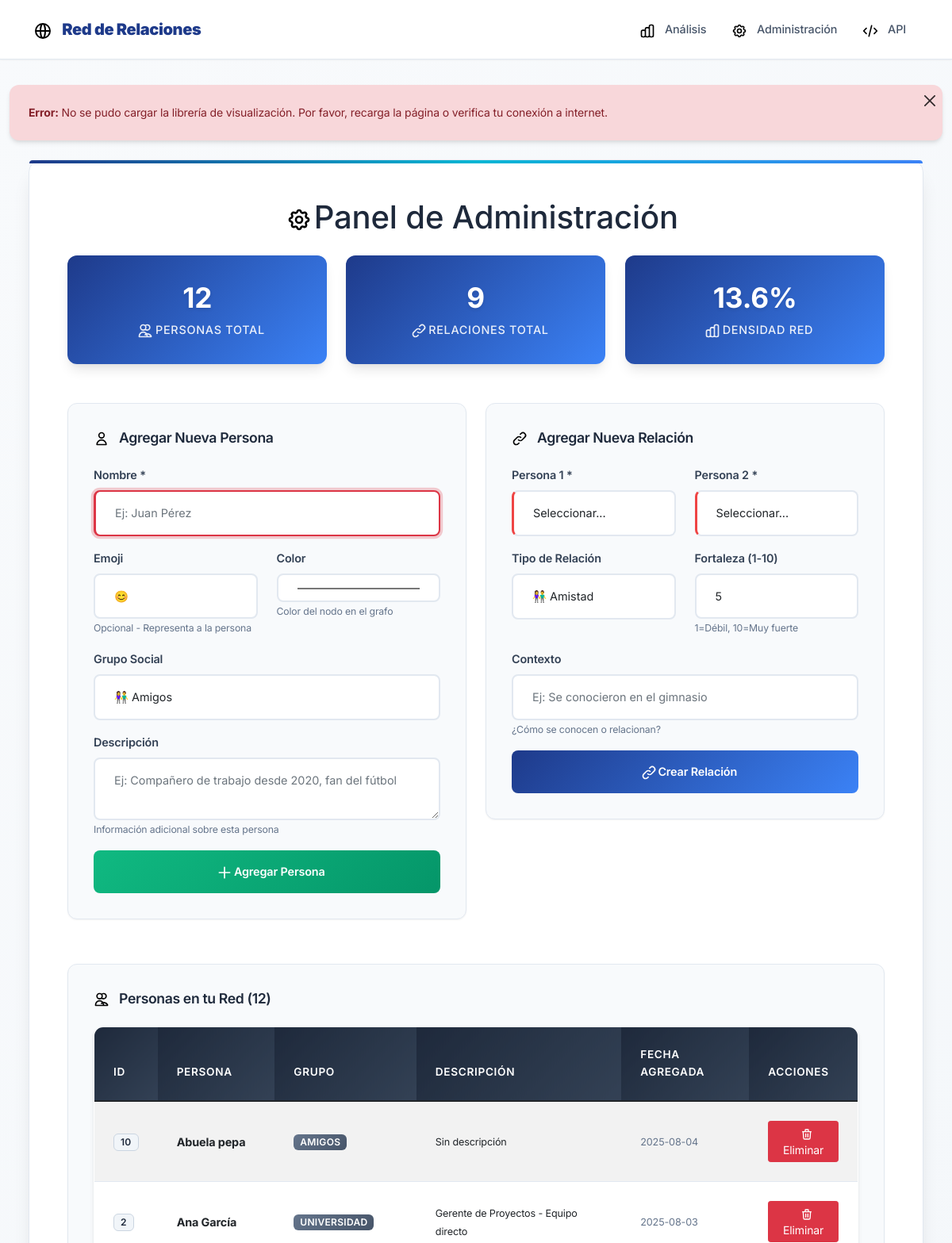
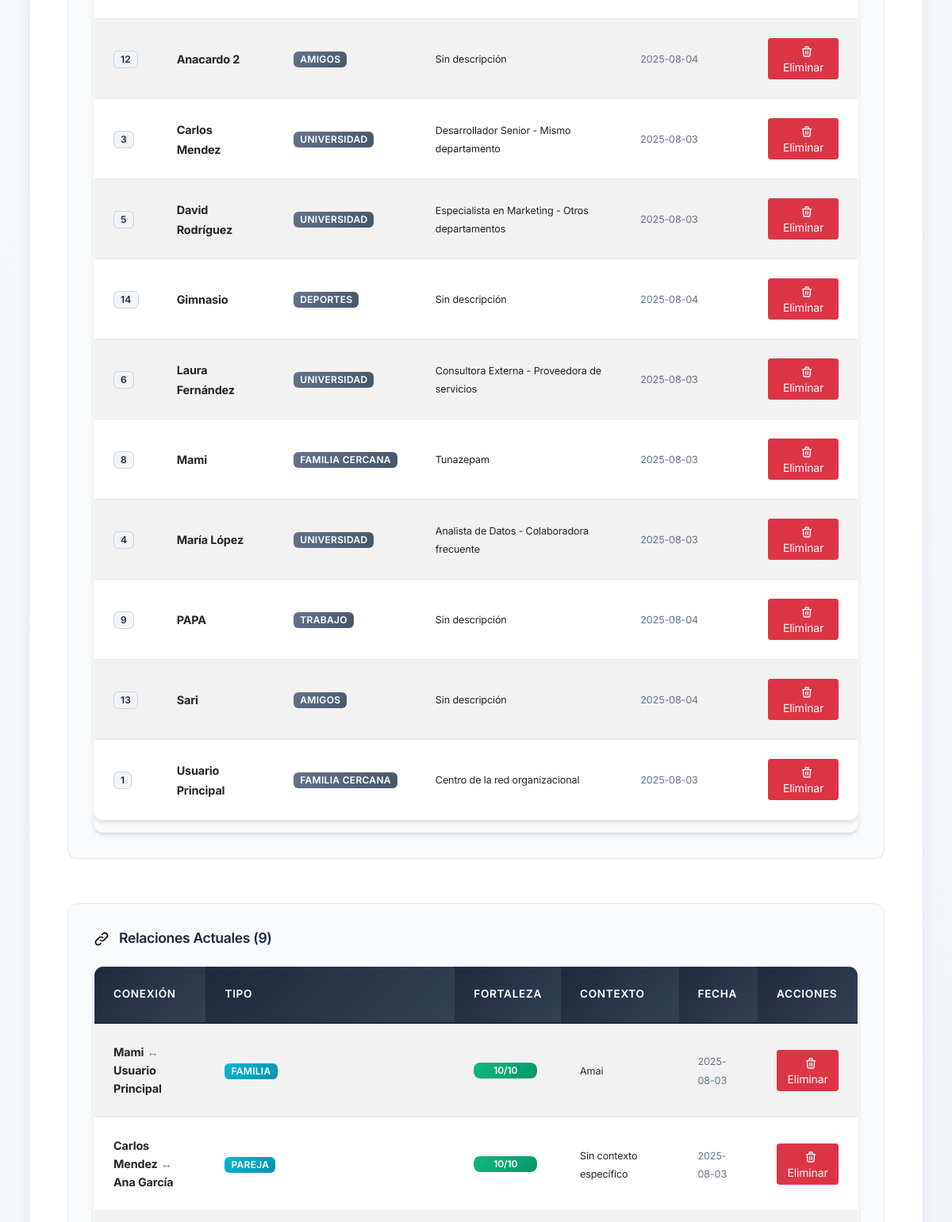
/admin (upper part), run on an earlier commit of the app's database (2 pictures, top to bottom).
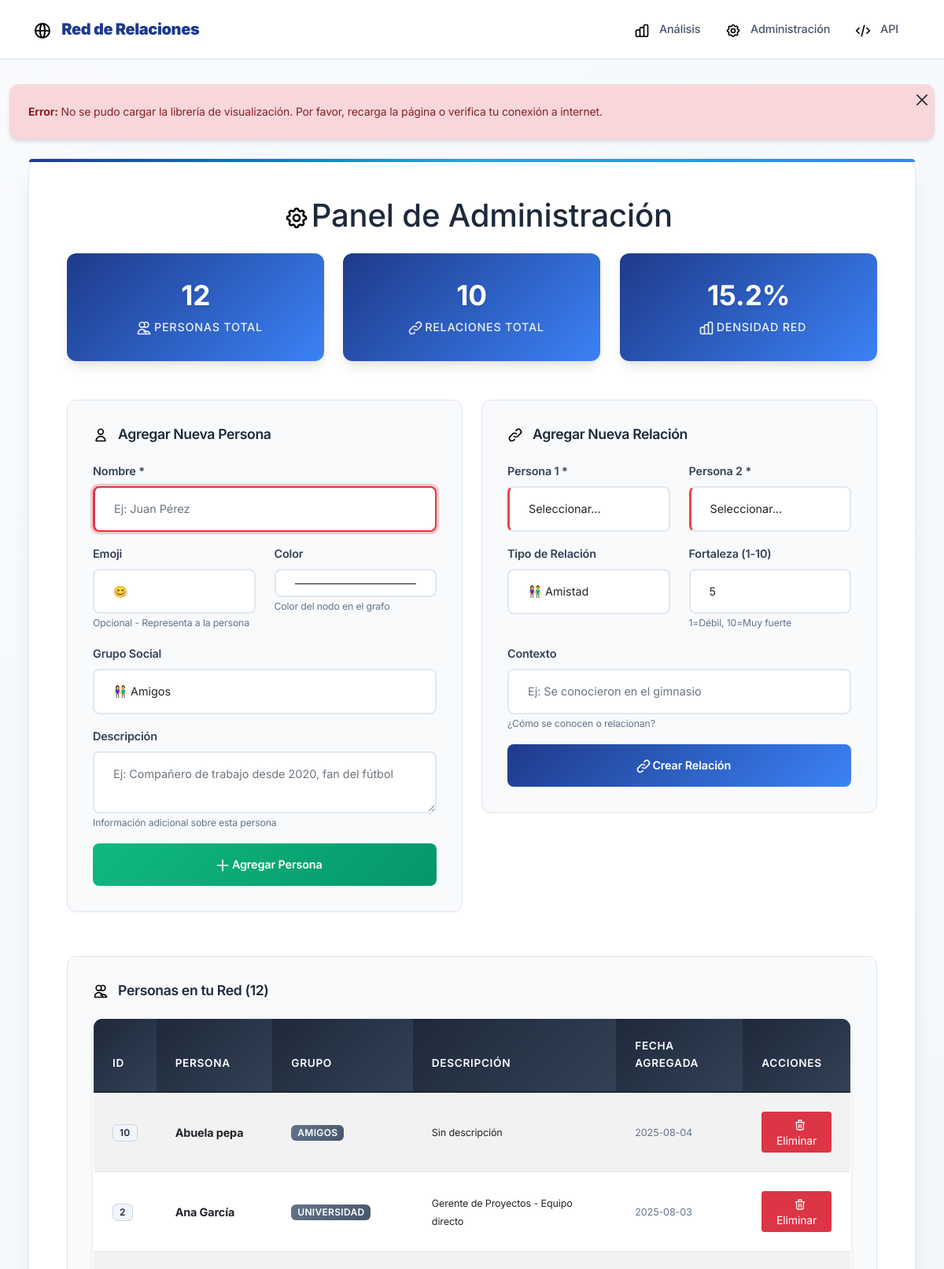
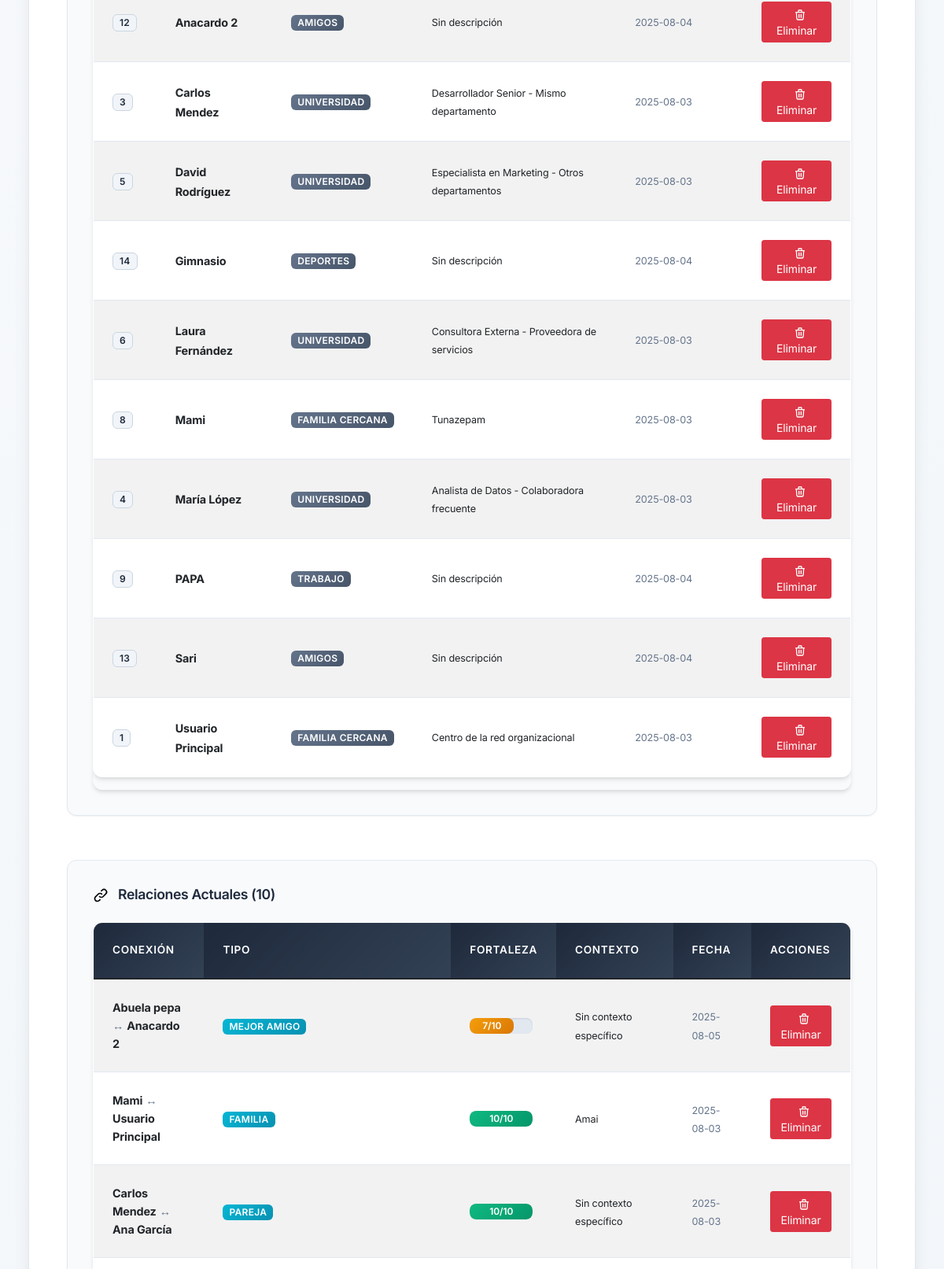
And on a later commit of the database (2 pictures, top to bottom).
### tables this page shows
CREATE TABLE personas (
            id INTEGER PRIMARY KEY AUTOINCREMENT,
            nombre TEXT NOT NULL UNIQUE,
            icono TEXT DEFAULT 'user',
            grupo TEXT DEFAULT 'contactos',
            color TEXT DEFAULT '#3b82f6',
            descripcion TEXT,
            fecha_creacion TIMESTAMP DEFAULT CURRENT_TIMESTAMP
        );

CREATE TABLE relaciones (
            id INTEGER PRIMARY KEY AUTOINCREMENT,
            persona1_id INTEGER,
            persona2_id INTEGER,
            tipo TEXT DEFAULT 'profesional',
            fortaleza INTEGER DEFAULT 5,
            contexto TEXT,
            fecha_creacion TIMESTAMP DEFAULT CURRENT_TIMESTAMP,
            FOREIGN KEY (persona1_id) REFERENCES personas (id),
            FOREIGN KEY (persona2_id) REFERENCES personas (id),
            UNIQUE(persona1_id, persona2_id)
        );

### mi_red_social/app.py (the view)
@app.route('/admin')
def admin():
    conn = get_db_connection()
    personas = conn.execute('SELECT * FROM personas ORDER BY nombre').fetchall()
    relaciones = conn.execute('''
        SELECT r.*, p1.nombre as persona1_nombre, p2.nombre as persona2_nombre
        FROM relaciones r
        JOIN personas p1 ON r.persona1_id = p1.id
        JOIN personas p2 ON r.persona2_id = p2.id
        ORDER BY r.fecha_creacion DESC
    ''').fetchall()
    conn.close()
    return render_template('admin.html', personas=personas, relaciones=relaciones)

### mi_red_social/app.py (called while the page is built)
def get_db_connection():
    conn = sqlite3.connect(DATABASE)
    conn.row_factory = sqlite3.Row
    return conn

### mi_red_social/templates/admin.html (shortened to what this page needs)
{% extends "base.html" %}
{% block content %}
<div class="main-container">
    <h1 class="text-center mb-4">
        <i class="icon icon-settings icon-xl"></i>
        Panel de Administración
    </h1>
    <div class="row mb-4">
        <div class="col-md-4">
            <div class="stats-card">
                <h3>{{ personas|length }}</h3>
                <p class="mb-0">
                    <i class="icon icon-users icon-white"></i>
                    Personas Total
                </p>
            </div>
        </div>
        <div class="col-md-4">
            <div class="stats-card">
                <h3>{{ relaciones|length }}</h3>
                <p class="mb-0">
                    <i class="icon icon-connections icon-white"></i>
                    Relaciones Total
                </p>
            </div>
        </div>
        <div class="col-md-4">
            <div class="stats-card">
                <h3>{{ ((relaciones|length / ((personas|length * (personas|length - 1)) / 2)) * 100)|round(1) if personas|length > 1 else 0 }}%</h3>
                <p class="mb-0">
                    <i class="icon icon-chart icon-white"></i>
                    Densidad Red
                </p>
            </div>
        </div>
    </div>
    <div class="row">
        <div class="col-md-6">
            <div class="admin-panel">
                <h4>
                    <i class="icon icon-user"></i>
                    Agregar Nueva Persona
                </h4>
                <form method="POST" action="{{ url_for('agregar_persona') }}">
                    <div class="mb-3">
                        <label class="form-label">Nombre *</label>
                        <input type="text" class="form-control" name="nombre" required placeholder="Ej: Juan Pérez">
                    </div>
                    <div class="row">
                        <div class="col-md-6">
                            <label class="form-label">Emoji</label>
                            <input type="text" class="form-control" name="emoji" placeholder="😊" maxlength="2">
                            <small class="text-muted">Opcional - Representa a la persona</small>
                        </div>
                        <div class="col-md-6">
                            <label class="form-label">Color</label>
                            <input type="color" class="form-control" name="color" value="#4ecdc4">
                            <small class="text-muted">Color del nodo en el grafo</small>
                        </div>
                    </div>
                    <div class="mb-3 mt-3">
                        <label class="form-label">Grupo Social</label>
                        <select class="form-control" name="grupo">
                            <option value="amigos">👫 Amigos</option>
                        </select>
                    </div>
                    <div class="mb-3">
                        <label class="form-label">Descripción</label>
                        <textarea class="form-control" name="descripcion" rows="2" placeholder="Ej: Compañero de trabajo desde 2020, fan del fútbol"></textarea>
                        <small class="text-muted">Información adicional sobre esta persona</small>
                    </div>
                    <button type="submit" class="btn btn-success btn-custom w-100">
                        <i class="icon icon-plus icon-white"></i>
                        Agregar Persona
                    </button>
                </form>
            </div>
        </div>
        <div class="col-md-6">
            <div class="admin-panel">
                <h4>
                    <i class="icon icon-link"></i>
                    Agregar Nueva Relación
                </h4>
                <form method="POST" action="{{ url_for('agregar_relacion') }}">
                    <div class="row">
                        <div class="col-md-6">
                            <label class="form-label">Persona 1 *</label>
                            <select class="form-control" name="persona1_id" required>
                                <option value="">Seleccionar...</option>
                            </select>
                        </div>
                        <div class="col-md-6">
                            <label class="form-label">Persona 2 *</label>
                            <select class="form-control" name="persona2_id" required>
                                <option value="">Seleccionar...</option>
                            </select>
                        </div>
                    </div>
                    <div class="row mt-3">
                        <div class="col-md-6">
                            <label class="form-label">Tipo de Relación</label>
                            <select class="form-control" name="tipo">
                                <option value="amistad">👫 Amistad</option>
                            </select>
                        </div>
                        <div class="col-md-6">
                            <label class="form-label">Fortaleza (1-10)</label>
                            <input type="number" class="form-control" name="fortaleza" min="1" max="10" value="5">
                            <small class="text-muted">1=Débil, 10=Muy fuerte</small>
                        </div>
                    </div>
                    <div class="mb-3 mt-3">
                        <label class="form-label">Contexto</label>
                        <input type="text" class="form-control" name="contexto" placeholder="Ej: Se conocieron en el gimnasio">
                        <small class="text-muted">¿Cómo se conocen o relacionan?</small>
                    </div>
                    <button type="submit" class="btn btn-primary btn-custom w-100">
                        <i class="icon icon-link icon-white"></i>
                        Crear Relación
                    </button>
                </form>
            </div>
        </div>
    </div>
    <div class="row mt-4">
        <div class="col-12">
            <div class="admin-panel">
                <h4>
                    <i class="icon icon-users"></i>
                    Personas en tu Red ({{ personas|length }})
                </h4>
                <div class="table-responsive">
                    <table class="table table-striped table-hover">
                        <thead class="table-dark">
                            <tr>
                                <th>ID</th>
                                <th>Persona</th>
                                <th>Grupo</th>
                                <th>Descripción</th>
                                <th>Fecha Agregada</th>
                                <th>Acciones</th>
                            </tr>
                        </thead>
                        <tbody>
                            {% for persona in personas %}
                            <tr>
                                <td><span class="badge bg-light text-dark">{{ persona.id }}</span></td>
                                <td>
                                    <strong>{{ persona.nombre }}</strong>
                                </td>
                                <td>
                                    <span class="badge bg-secondary">{{ persona.grupo.replace('_', ' ').title() }}</span>
                                </td>
                                <td>
                                    <small>{{ persona.descripcion or 'Sin descripción' }}</small>
                                </td>
                                <td>
                                    <small class="text-muted">{{ persona.fecha_creacion[:10] if persona.fecha_creacion else 'N/A' }}</small>
                                </td>
                                <td>
                                    {% if persona.nombre != 'Tú' %}
                                    <a href="{{ url_for('eliminar_persona', persona_id=persona.id) }}"
                                       class="btn btn-sm btn-danger"
                                       onclick="return confirm('¿Estás seguro de eliminar a {{ persona.nombre }}? Se eliminarán también todas sus relaciones.')">
                                       <i class="icon icon-trash icon-white icon-sm"></i>
                                       Eliminar
                                    </a>
                                    {% else %}
                                    <span class="badge bg-warning text-dark">
                                        <i class="icon icon-crown icon-sm"></i>
                                        Centro de la Red
                                    </span>
                                    {% endif %}
                                </td>
                            </tr>
                            {% endfor %}
                        </tbody>
                    </table>
                </div>
            </div>
        </div>
    </div>
    <div class="row mt-4">
        <div class="col-12">
            <div class="admin-panel">
                <h4>
                    <i class="icon icon-connections"></i>
                    Relaciones Actuales ({{ relaciones|length }})
                </h4>
                <div class="table-responsive">
                    <table class="table table-striped table-hover">
                        <thead class="table-dark">
                            <tr>
                                <th>Conexión</th>
                                <th>Tipo</th>
                                <th>Fortaleza</th>
                                <th>Contexto</th>
                                <th>Fecha</th>
                                <th>Acciones</th>
                            </tr>
                        </thead>
                        <tbody>
                            {% for relacion in relaciones %}
                            <tr>
                                <td>
                                    <strong>{{ relacion.persona1_nombre }}</strong>
                                    <span class="text-muted">↔</span>
                                    <strong>{{ relacion.persona2_nombre }}</strong>
                                </td>
                                <td>
                                    <span class="badge bg-info">{{ relacion.tipo.replace('_', ' ').title() }}</span>
                                </td>
                                <td>
                                    <div class="progress" style="height: 20px; width: 80px;">
                                        <div class="progress-bar{% if relacion.fortaleza >= 8 %} bg-success{% elif relacion.fortaleza >= 6 %} bg-warning{% elif relacion.fortaleza >= 4 %} bg-info{% else %} bg-secondary{% endif %}" style="width: {{ relacion.fortaleza * 10 }}%;">
                                            {{ relacion.fortaleza }}/10
                                        </div>
                                    </div>
                                </td>
                                <td>
                                    <small>{{ relacion.contexto or 'Sin contexto específico' }}</small>
                                </td>
                                <td>
                                    <small class="text-muted">{{ relacion.fecha_creacion[:10] if relacion.fecha_creacion else 'N/A' }}</small>
                                </td>
                                <td>
                                    <a href="{{ url_for('eliminar_relacion', relacion_id=relacion.id) }}"
                                       class="btn btn-sm btn-danger"
                                       onclick="return confirm('¿Eliminar la relación entre {{ relacion.persona1_nombre }} y {{ relacion.persona2_nombre }}?')">
                                       <i class="icon icon-trash icon-white icon-sm"></i>
                                       Eliminar
                                    </a>
                                </td>
                            </tr>
                            {% endfor %}
                        </tbody>
                    </table>
                </div>
            </div>
        </div>
    </div>
</div>
{% endblock %}

### mi_red_social/templates/base.html (shortened to what this page needs)
<!DOCTYPE html>
<html lang="es">
<head>
    <link href="https://cdn.jsdelivr.net/npm/bootstrap@5.1.3/dist/css/bootstrap.min.css" rel="stylesheet">
    <link rel="stylesheet" type="text/css" href="https://unpkg.com/vis-network/standalone/umd/vis-network.min.css" />
    <link rel="stylesheet" type="text/css" href="{{ url_for('static', filename='css/base.css') }}">
    <link rel="stylesheet" type="text/css" href="{{ url_for('static', filename='css/index.css') }}">
    <link rel="stylesheet" type="text/css" href="{{ url_for('static', filename='css/group-controls.css') }}">
    <link rel="stylesheet" type="text/css" href="{{ url_for('static', filename='css/accessibility.css') }}">
    <link rel="stylesheet" type="text/css" href="{{ url_for('static', filename='css/bubble-contaiment-fix.css') }}">
</head>
<body>
    <nav class="navbar navbar-expand-lg navbar-light navbar-custom" role="navigation" aria-label="Navegación principal">
        <div class="container">
            <a class="navbar-brand" href="{{ url_for('index') }}" aria-label="Ir a la página principal">
                <i class="icon icon-network icon-lg" aria-hidden="true"></i>
                <strong>Red de Relaciones</strong>
            </a>
            <div class="navbar-nav ms-auto">
                <a class="nav-link" href="{{ url_for('index') }}" aria-label="Ir al análisis de red">
                    <i class="icon icon-chart" aria-hidden="true"></i>
                    Análisis
                </a>
                <a class="nav-link" href="{{ url_for('admin') }}" aria-label="Ir a la administración">
                    <i class="icon icon-settings" aria-hidden="true"></i>
                    Administración
                </a>
                <a class="nav-link" href="/api/grafo" target="_blank" aria-label="Abrir API en nueva ventana">
                    <i class="icon icon-code" aria-hidden="true"></i>
                    API
                </a>
            </div>
        </div>
    </nav>
    <div class="container-fluid">
        <main id="main-content" tabindex="-1">
            {% block content %}{% endblock %}
        </main>
    </div>
</body>
</html>

### mi_red_social/static/css/index.css (style rules this page uses)
html, body { overflow-x: hidden !important; max-width: 100vw !important; box-sizing: border-box !important; }
*, *::before, *::after { box-sizing: border-box !important; }
body { width: 100% !important; margin: 0 !important; padding: 0 !important; }

### mi_red_social/static/css/accessibility.css (style rules this page uses)
.icon { aria-hidden: true; }
.text-muted { color: #64748b !important; }
.badge.bg-light { color: #1e293b !important; background-color: #f1f5f9 !important; }
.form-control:required { border-left: 3px solid #ef4444; }
.table th { font-weight: 600; }
.table-responsive { overflow-x: auto; -webkit-overflow-scrolling: touch; }

What changed in the data, as far as the page shows it:
added relaciones: persona1_nombre "Abuela pepa", persona2_nombre "Anacardo 2", tipo.replace "MEJOR AMIGO", fortaleza "7", contexto "Sin contexto específico", fecha_creacion "2025-08-05"
Also different on the page:
{{ relaciones|length }}: "9" → "10"
text no longer shown: "13.6"
text now shown: "15.2"
